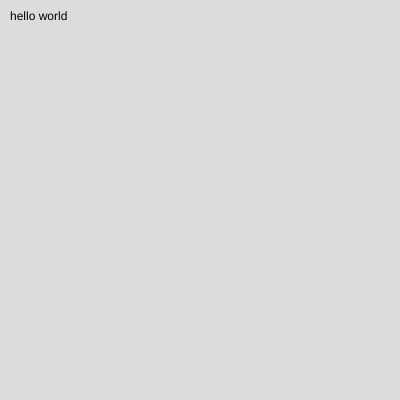
Frame 1 (no input)
Frame 60 (no input): identical to frame 1, image omitted
Frame 120 (the mouse pressed at the canvas centre since frame 60): identical to frame 1, image omitted

The p5.js sketch that drew this single still picture (run headless with seeded random() and noise() and a simulated clock; from frame 60 on, the mouse is pressed at the canvas centre):

// p5.js sketch
// ── sketch.js
function setup() {
  createCanvas(400, 400);
}

function draw() {
  background(220);
  text("hello world", 10, 20);
}
